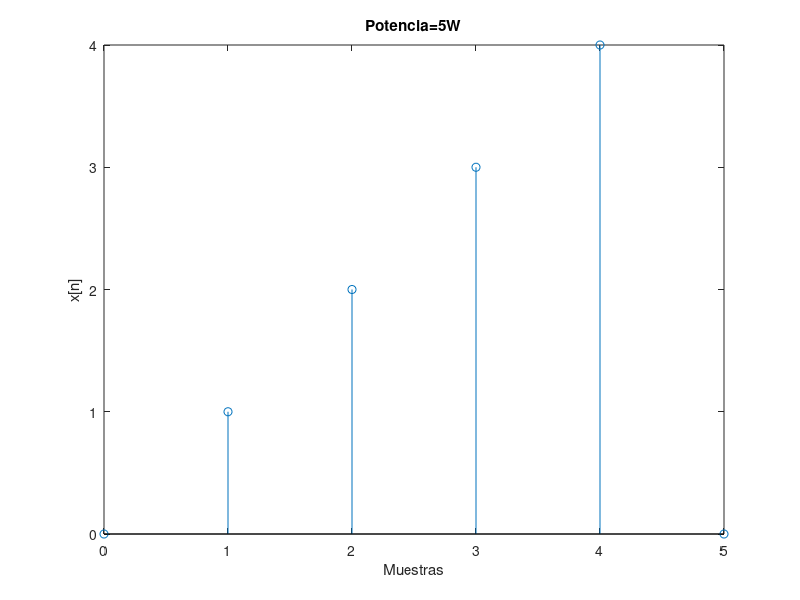

MATLAB code for this plot:
n=0:5;
N=length(n);
x=n.*(n>0 & n<5);
stem(n,x)
xlabel 'Muestras'
ylabel 'x[n]'
Px=0;

for i=1:N
    Px=Px+(x(i).^2)/N;
    end

title(['Potencia=',num2str(Px),'W'])
